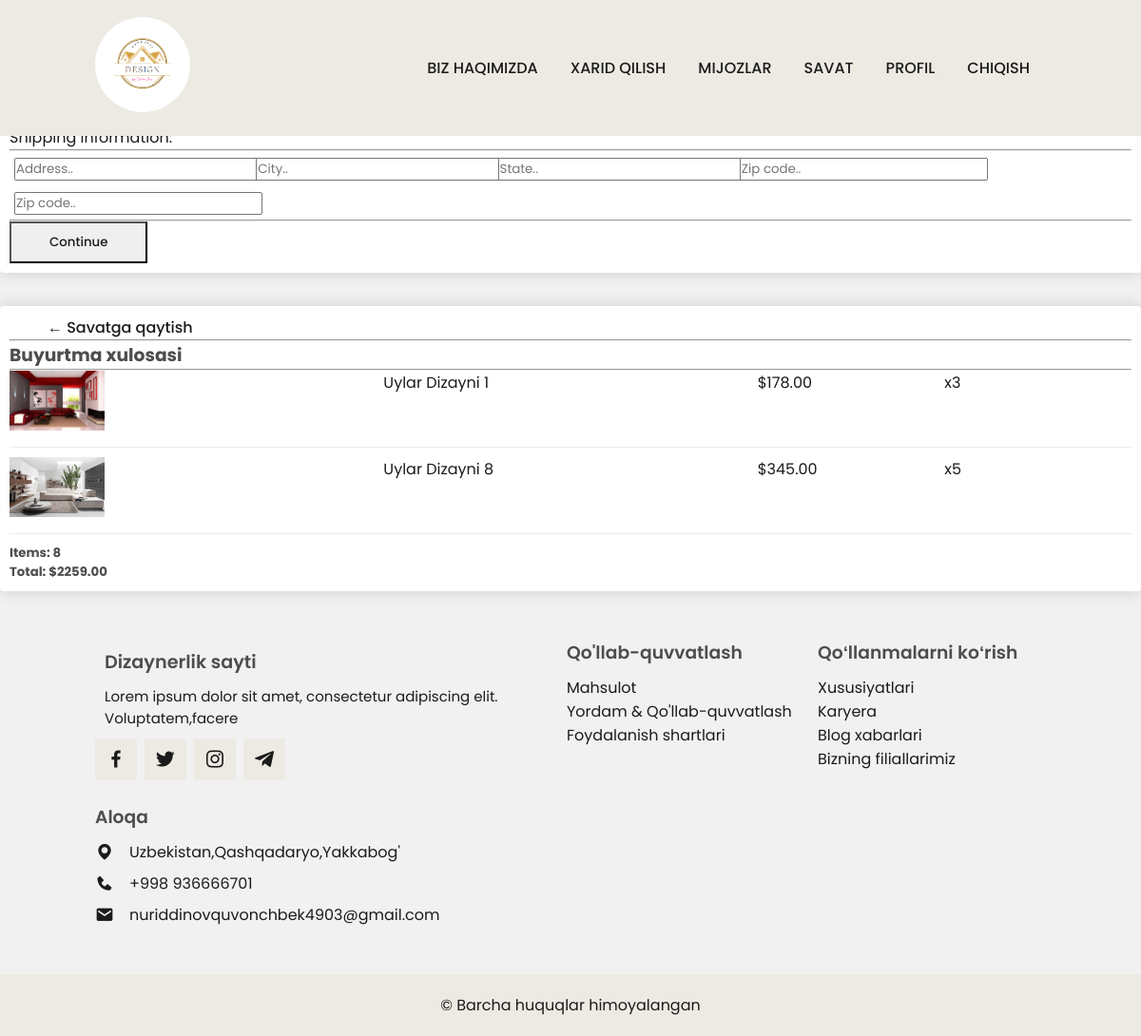
Page /checkout/quvonchbek (signed in) on the committed database.
### order/models.py (models this page shows, shortened)
class OrderItem(models.Model):
    product = models.ForeignKey(Product, on_delete=models.SET_NULL, null=True)
    order = models.ForeignKey(Order, on_delete=models.SET_NULL, null=True)
    quantity = models.IntegerField(default=0, null=True, blank=True)
    date_added = models.DateTimeField(auto_now_add=True)
    @property
    def get_total(self):
        total = self.product.price * self.quantity
        return total

class Order(models.Model):
    customer = models.ForeignKey(Profil, on_delete=models.SET_NULL, blank=True, null=True)
    date_ordered = models.DateTimeField(auto_now_add=True)
    complete = models.BooleanField(default=False, null=True, blank=False)
    transaction_id = models.UUIDField(unique=True, primary_key=True, editable=False, default=uuid4)
    @property
    def get_cart_total(self):
        orderitems = self.orderitem_set.all()
        total = sum([item.get_total for item in orderitems])
        return total
    @property
    def get_cart_items(self):
        orderitems = self.orderitem_set.all()
        total = sum([item.quantity for item in orderitems])
        return total

### product/models.py (models this page shows, shortened)
class Product(models.Model):
    name = models.CharField(max_length=200)
    price = models.IntegerField()
    digital = models.BooleanField(default=False, null=True, blank=True)
    description = models.TextField(blank=True, null=True)
    image = models.FileField(upload_to='images')

### store/views.py (the view)
# urls.py: path('checkout/<str:name>', checkout, name='checkout'),
@login_required(login_url='login')
def checkout(request, name):
    if request.user.is_authenticated:
        user = User.objects.get(username=name)
        id =user.id
        customer = Profil.objects.get(user=id)
        order, created = Order.objects.get_or_create(customer=customer, complete=False)
        items = order.orderitem_set.all()
    else:
        items = []
        order = {'get_cart_total':0, 'get_cart_items': 0}
    context = {
        'items':items,
        "order":order,
    }
    return render(request, 'checkout.html', context)

### account/models.py (called while the page is built)
    def __str__(self):
        return self.username

### templates/checkout.html (shortened to what this page needs)
{% extends 'index.html' %}
{% block content %}
     <div class="row" style="margin-top: 120px;">
		<div class="col-lg-6">
			<div class="box-element" id="form-wrapper">
				<form id="form">
					<div id="shipping-info">
						<p>Shipping Information:</p>
						<hr>
						<div class="form-field">
							<input class="form-control" type="text" name="address" placeholder="Address..">
						</div>
						<div class="form-field">
							<input class="form-control" type="text" name="city" placeholder="City..">
						</div>
						<div class="form-field">
							<input class="form-control" type="text" name="state" placeholder="State..">
						</div>
						<div class="form-field">
							<input class="form-control" type="text" name="zipcode" placeholder="Zip code..">
						</div>
						<div class="form-field">
							<input class="form-control" type="text" name="country" placeholder="Zip code..">
						</div>
					</div>
					<hr>
					<input id="form-button" class="btn btn-success btn-block" type="submit" value="Continue">
				</form>
			</div>
			<br>
		</div>
		<div class="col-lg-6">
			<div class="box-element">
				<a  class="btn btn-outline-dark" href="{% url 'cart' user.username %}">&#x2190; Savatga qaytish</a>
				<hr>
				<h3>Buyurtma xulosasi</h3>
				<hr>
				{% for item in items %}
				<div class="cart-row">
					<div style="flex:2"><img class="row-image" src="{{item.product.image.url }}"></div>
					<div style="flex:2"><p>{{item.product.name}}</p></div>
					<div style="flex:1"><p>${{item.product.price|floatformat:2}}</p></div>
					<div style="flex:1"><p>x{{item.quantity}}</p></div>
				</div>
				{% endfor %}
				<h5>Items:   {{order.get_cart_items}}</h5>
				<h5>Total:   ${{order.get_cart_total|floatformat:2}}</h5>
			</div>
		</div>
	</div>
{% endblock content %}

### static/css/style.css (style rules this page uses)
* { font-family: 'Poppins', sans-serif; margin: 0; padding: 0; box-sizing: border-box; scroll-padding-top: 4rem; scroll-behavior: smooth; list-style: none; text-decoration: none; }
:root { --main-color:#bc9667; --second-color:#edeae3; --text-color:#1b1b1b; --bg-color:#; --box-shadow:2px 2px 10px rgb(14 55 55 / 15$); }
img { width: 100%; }
body { color:var(--text-color); }
.btn { padding: 10px 40px; border-radius: 0.3rem; background-position: var(--main-color); color: var(--bg-color); font-weight: 500; }

### static/css/cart.css (style rules this page uses)
body { background-color: hsl(0, 0%, 98%); }
h1,h2,h3,h4,h5,h6 { color:hsl(0, 0%, 30%); }
.box-element { box-shadow:hsl(0, 0%, 80%) 0 0 16px; background-color: #fff; border-radius: 4px; padding: 10px; }
.col-lg-4, .col-lg-6, .col-lg-8, .col-lg-12 { margin-top: 10px; }
.btn { border-radius: 0; }
.row-image { width: 100px; }
.form-field { width:250px; display: inline-block; padding: 5px; }
.cart-row { display: flex; align-items: flex-stretch; padding-bottom: 10px; margin-bottom: 10px; border-bottom: 1px solid #ececec; }

### templates/index.html (style rules this page uses)
body { margin-top: auto; background-color: #f1f1f1; }

### rows in the picture
OrderItem: product.image (picture), product.name "Uylar Dizayni 1", product.price "178.00", quantity "3"
OrderItem: product.image (picture), product.name "Uylar Dizayni 8", product.price "345.00", quantity "5"
Order: get_cart_items "8", get_cart_total "2259.00"
